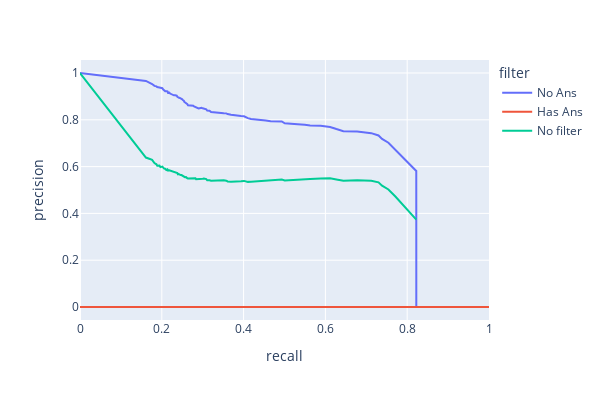

Write notebook code for a chart like this one.
### Code cell
import plotly.express as px

fig = px.line(df, x="recall", y="precision", color='filter', width=600, height=400)
fig.show()
